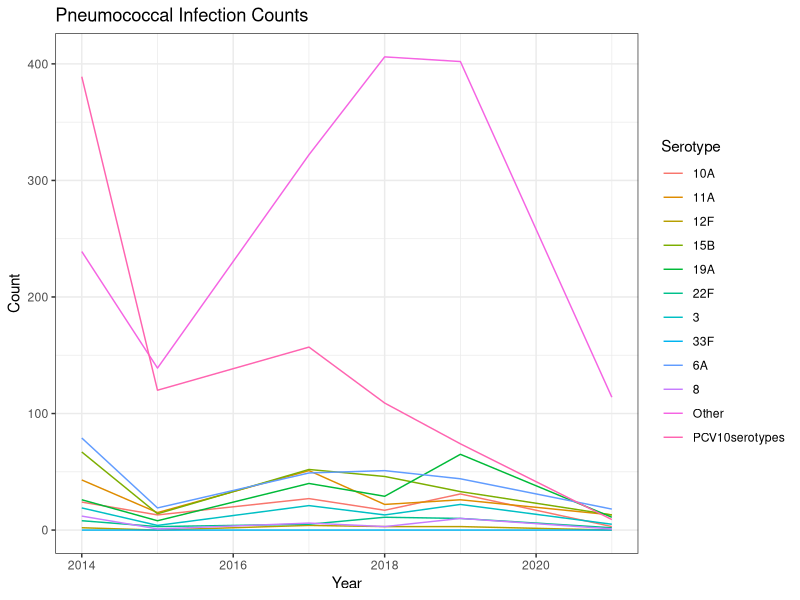
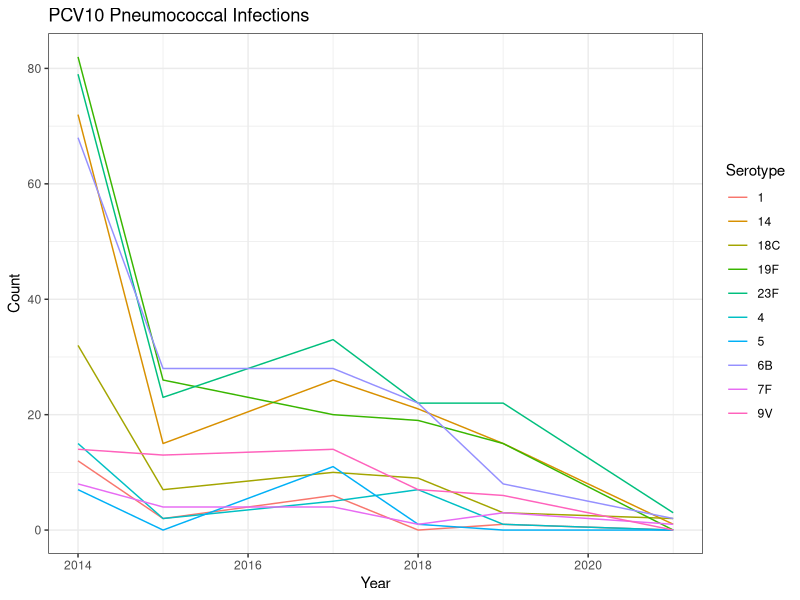
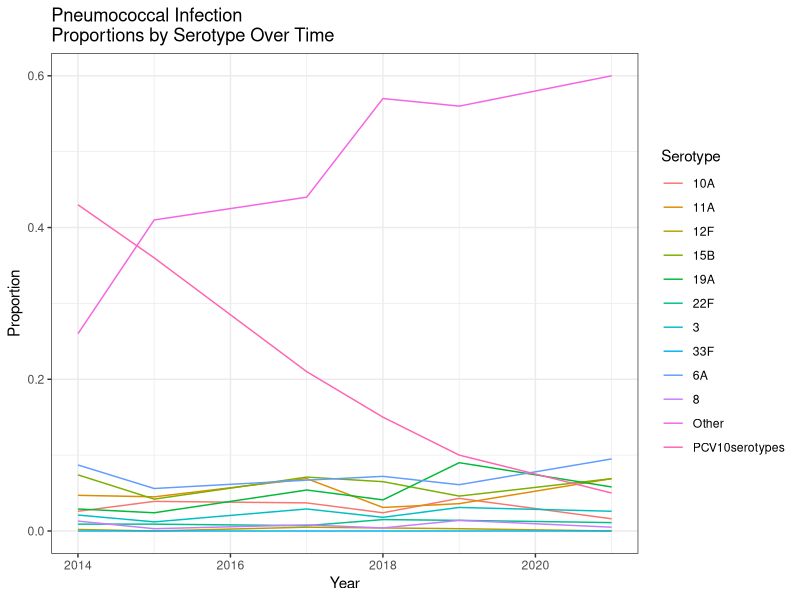

These figures' R source, in order: (Note: this script raises an error after producing the figures.)
## ---- chunk 1
library(tidyverse)
nepal <- read.csv("nepal.csv")
nepal_gps <- read.csv("nepal_gps.csv")
pcv10serotypes <- c('1', '4', '5', '6B', '7F', '9V', '14', '18C', '19F', '23F') 
pcv13_serotypes <- c('3', '6A', '19A')
pcv15_serotypes <- c('22F', '33F')
pcv20_serotypes <- c('8', '10A', '11A', '12F', '15B')
## ---- chunk 2
# getting data ready for plotting
nepal_plot_data <- nepal %>%
  # select serotype + year columns
  select(Serotype, X2014n, X2015n, X2017n, X2018n, X2019n, X2021n) %>%
  # format data frame
  pivot_longer(cols = -Serotype,
               names_to = "Year",
               values_to = "Count") %>%
  # remove X and n from the year counts
  mutate(Year = gsub("X|n", "", Year)) %>%
  # filter out pcv10serotypes & the total rows
  filter((!Serotype %in% pcv10serotypes) & (!Serotype=="Total"))

# plot serotype trends over time
ggplot(data = nepal_plot_data, aes(x = as.numeric(Year), y = Count, color = Serotype)) +
  geom_line() +
  theme_bw() +
  labs(x = "Year", y = "Count", title = "Pneumococcal Infection Counts")
## ---- chunk 3
# getting data ready for plotting
nepal_plot_data_PCV10 <- nepal %>%
  # select serotype + year columns
  select(Serotype, X2014n, X2015n, X2017n, X2018n, X2019n, X2021n) %>%
  # format data frame
  pivot_longer(cols = -Serotype,
               names_to = "Year",
               values_to = "Count") %>%
  # remove X and n from the year counts
  mutate(Year = gsub("X|n", "", Year)) %>%
  # filter out pcv10serotypes & the total rows
  filter((Serotype %in% pcv10serotypes) & (!Serotype=="Total"))

# plot serotype trends over time
ggplot(data = nepal_plot_data_PCV10, aes(x = as.numeric(Year), y = Count, color = Serotype)) +
  geom_line() +
  theme_bw() +
  labs(x = "Year", y = "Count", title = "PCV10 Pneumococcal Infections")
## ---- chunk 4
# getting data ready for plotting
nepal_plot_data_prop <- nepal %>%
  # select serotype + year columns
  select(Serotype, X2014p, X2015p, X2017p, X2018p, X2019p, X2021p) %>%
  # format data frame
  pivot_longer(cols = -Serotype,
               names_to = "Year",
               values_to = "Proportion") %>%
  # remove X and n from the years
  mutate(Year = gsub("X|p", "", Year)) %>%
  # filter out pcv10serotypes & the total rows
  filter((!Serotype %in% pcv10serotypes) & (!Serotype=="Total"))

nepal_plot_data_prop

# plot serotype trends over time
ggplot(data = nepal_plot_data_prop, aes(x = as.numeric(Year), y = Proportion, color = Serotype)) +
  geom_line() +
  theme_bw() +
  labs(x = "Year", y = "Proportion", title = "Pneumococcal Infection \nProportions by Serotype Over Time")

## ---- chunk 5
serotypes_all <- unique(nepal_gps$In_silico_serotype)
non_vaccine_serotypes <- setdiff(serotypes_all, pcv10_serotypes)
non_vaccine_serotypes <- non_vaccine_serotypes[!non_vaccine_serotypes %in% c("ALTERNATIVE_ALIB_NT","COVERAGE TOO LOW", "SWISS_NT", "UNTYPABLE")]
                                                 
# Shorten and classify
nepal_shortened <- nepal_gps[, c("Year", "Clinical_manifestation", "In_silico_serotype")]

nepal_shortened$Serotype_group <- ifelse(
  nepal_shortened$In_silico_serotype %in% pcv10_serotypes, "PCV10",
  ifelse(nepal_shortened$In_silico_serotype %in% pcv13_serotypes, "PCV13",
  ifelse(nepal_shortened$In_silico_serotype %in% pcv15_serotypes, "PCV15",
  ifelse(nepal_shortened$In_silico_serotype %in% pcv20_serotypes, "PCV20", "Other"))))

# Assign Disease vs Carriage
nepal_shortened <- nepal_shortened %>%
  filter(Year >= 2009) %>%
  mutate(Disease_Status = ifelse(Clinical_manifestation == "CARRIAGE", "Carriage", "Disease"))

# Count data
nepal_serotype_counts <- nepal_shortened %>%
  group_by(Year, Disease_Status, Serotype_group) %>%
  summarise(count = n(), .groups = "drop")

# Proportion data (within each year and disease status)
nepal_serotype_props <- nepal_serotype_counts %>%
  group_by(Year, Disease_Status) %>%
  mutate(prop = count / sum(count)) %>%
  ungroup()

# Define custom color palette
custom_colors <- c(
  "PCV10" = "#00356B",   # Yale Blue
  "PCV13" = "#6A0DAD",   # Purple
  "PCV15" = "#008080",   # Teal
  "PCV20" = "#E69F00",   # Gold
  "Other" = "#999999"    # Grey fallback
)

# === Original count plot ===
ggplot(nepal_serotype_counts, aes(x = Year, y = count, color = Serotype_group)) +
  geom_line() +
  geom_point() +
  facet_grid(Disease_Status ~ .) +
  scale_color_manual(values = custom_colors) +
  labs(
    title = "Pneumococcal Disease Prevalence in Nepal\nby Serotype Group Over Time",
    y = "Case Count",
    x = "Year",
    color = "Serotype Group"
  ) +
  theme_bw() +
  theme(plot.title = element_text(face = "bold", size = 14))

# === New proportion plot ===
ggplot(nepal_serotype_props, aes(x = Year, y = prop, color = Serotype_group)) +
  geom_line() +
  geom_point() +
  facet_grid(Disease_Status ~ .) +
  scale_color_manual(values = custom_colors) +
  scale_y_continuous(labels = scales::percent_format(accuracy = 1)) +
  labs(
    title = "Proportion of Pneumococcal Infecton \nSerotype Groups by Year in Nepal",
    y = "Proportion of Cases",
    x = "Year",
    color = "Serotype Group"
  ) +
  theme_linedraw() +
  theme(
    plot.title = element_text(face = "bold", size = 14),
    strip.text = element_text(size = 12),
    axis.title = element_text(size = 11)
  )
